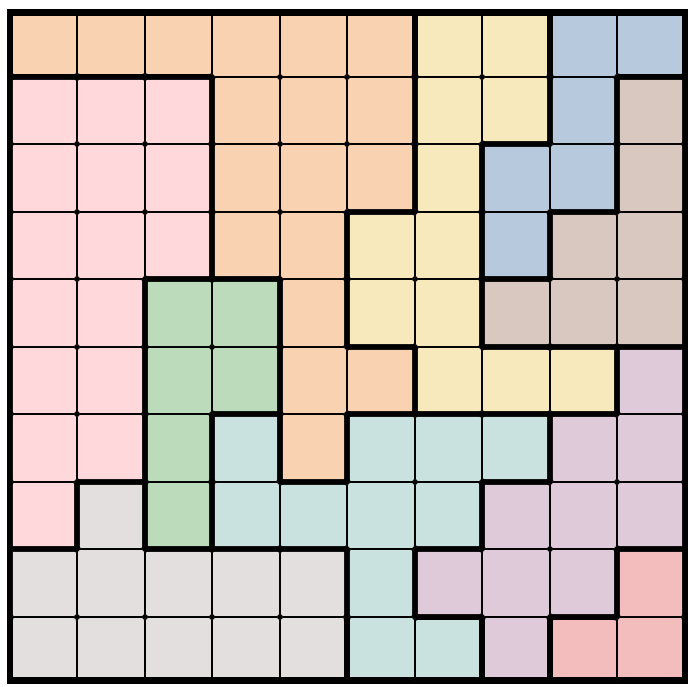
#> input picture Star Battle Puzzle 3.png, 693 x 687 px
$ python image_processing.py
#> lines starting #> are read from the running program, lines starting #| are printed output that depends on the picture; after the words box and inside, x2 and y2 are one past the last pixel; in counts of white or black regions, pixels touching at a corner belong together
import cv2
import numpy as np
import pandas as pd
from scipy import ndimage
import matplotlib.pyplot as plt

def gray_image(image_path):

    # Read the image
    img = cv2.imread(image_path)
    if img is None:
        raise ValueError(f"Could not load image from {image_path}")

    # Convert to grayscale
    gray = cv2.cvtColor(img, cv2.COLOR_BGR2GRAY)

    return gray


def detect_grid_size(gray_image):
    """
    Detect the grid size by counting vertical lines (both thick and thin).
    For an NxN grid, there should be N+1 vertical lines.
    Uses Hough transform for line detection.
    """
    height, width = gray_image.shape

    # Use edge detection
    edges = cv2.Canny(gray_image, 50, 150)

    # Detect vertical lines using HoughLines
    lines = cv2.HoughLines(edges, 1, np.pi / 180, threshold=int(height * 0.3))

    vertical_lines = []
    if lines is not None:
        for line in lines:
            rho, theta = line[0]
            # Check if line is approximately vertical (theta close to 0 or π)
            if abs(theta) < 0.1 or abs(theta - np.pi) < 0.1:
                # Calculate x-coordinate of the line
                x = rho / np.cos(theta) if abs(np.cos(theta)) > 0.1 else rho / np.sin(theta)
                if 0 <= x <= width:
                    vertical_lines.append(x)

    # Remove duplicate lines (lines that are very close to each other)
    min_distance = width // 20  # Minimum distance between lines
    vertical_lines = sorted(vertical_lines)
    filtered_lines = []
    for line in vertical_lines:
        if not filtered_lines or abs(line - filtered_lines[-1]) > min_distance:
            filtered_lines.append(line)

    num_vertical_lines = len(filtered_lines)
    print(f"Hough transform detected {num_vertical_lines} vertical lines")

    # Grid size is number of lines minus 1
    grid_size = num_vertical_lines - 1

    print(f"Detected grid size: {grid_size}x{grid_size}")

    # Ensure grid size is reasonable (between 5 and 12 for typical puzzles)
    if grid_size < 5:
        print(f"Warning: Detected grid size {grid_size} seems too small, using 8x8 as default")
        grid_size = 8
    elif grid_size > 12:
        print(f"Warning: Detected grid size {grid_size} seems too large, using 10x10 as default")
        grid_size = 10

    return grid_size


def process_starbattle_map(gray, grid_size):
    """
    Process a starbattle map image and create a dataframe with group numbers.
    Groups are defined by thick black lines, while thin lines are grid boundaries.
    """

    # Get image dimensions
    height, width = gray.shape

    # Create binary image (black lines = 0, everything else = 255)
    _, binary = cv2.threshold(gray, 128, 255, cv2.THRESH_BINARY)

    # Detect thick lines by using morphological operations
    # Create kernels for detecting horizontal and vertical thick lines
    horizontal_kernel = cv2.getStructuringElement(cv2.MORPH_RECT, (15, 3))
    vertical_kernel = cv2.getStructuringElement(cv2.MORPH_RECT, (3, 15))

    # Invert binary image so lines are white (255) and background is black (0)
    inverted = cv2.bitwise_not(binary)

    # Detect thick horizontal lines
    horizontal_lines = cv2.morphologyEx(inverted, cv2.MORPH_OPEN, horizontal_kernel)

    # Detect thick vertical lines
    vertical_lines = cv2.morphologyEx(inverted, cv2.MORPH_OPEN, vertical_kernel)

    # Combine thick lines
    thick_lines = cv2.bitwise_or(horizontal_lines, vertical_lines)

    # Dilate thick lines to ensure they form complete boundaries
    kernel_dilate = cv2.getStructuringElement(cv2.MORPH_RECT, (3, 3))
    thick_lines = cv2.dilate(thick_lines, kernel_dilate, iterations=2)

    # Create mask for region growing (invert so background is 255, lines are 0)
    region_mask = cv2.bitwise_not(thick_lines)

    # Estimate grid size by analyzing the image dimensions
    # Assuming roughly 8x8 grid based on typical starbattle puzzles
    #grid_size = 8
    cell_height = height // grid_size
    cell_width = width // grid_size

    # Create result dataframe
    result_df = pd.DataFrame(index=range(grid_size), columns=range(grid_size))

    # Use flood fill to identify connected regions
    visited = np.zeros_like(region_mask, dtype=bool)
    group_id = 0

    # Dictionary to store group assignments for each cell
    cell_groups = {}

    for row in range(grid_size):
        for col in range(grid_size):
            # Calculate center point of current cell
            center_y = int((row + 0.5) * cell_height)
            center_x = int((col + 0.5) * cell_width)

            if not visited[center_y, center_x] and region_mask[center_y, center_x] > 0:
                # Perform flood fill from this point
                mask = np.zeros((height + 2, width + 2), dtype=np.uint8)
                cv2.floodFill(region_mask.copy(), mask, (center_x, center_y), 128)

                # Extract the filled region
                filled_region = (mask[1:-1, 1:-1] == 1).astype(np.uint8) * 255

                # Find all cells that belong to this region
                current_group_cells = []
                for r in range(grid_size):
                    for c in range(grid_size):
                        cell_center_y = int((r + 0.5) * cell_height)
                        cell_center_x = int((c + 0.5) * cell_width)

                        if filled_region[cell_center_y, cell_center_x] > 0:
                            current_group_cells.append((r, c))
                            visited[cell_center_y, cell_center_x] = True

                # Assign group ID to all cells in this region
                for r, c in current_group_cells:
                    cell_groups[(r, c)] = group_id

                group_id += 1

    # Alternative approach: Analyze each cell individually
    # This is more reliable for irregular grids
    for row in range(grid_size):
        for col in range(grid_size):
            if (row, col) not in cell_groups:
                # Calculate cell boundaries
                top = row * cell_height
                bottom = (row + 1) * cell_height
                left = col * cell_width
                right = (col + 1) * cell_width

                # Extract cell region
                cell_region = region_mask[top:bottom, left:right]

                # Find connected components in this cell
                labeled, num_features = ndimage.label(cell_region)

                # Assign a unique group ID if not already assigned
                if (row, col) not in cell_groups:
                    cell_groups[(row, col)] = group_id
                    group_id += 1

    # Fill the dataframe
    for row in range(grid_size):
        for col in range(grid_size):
            if (row, col) in cell_groups:
                result_df.iloc[row, col] = cell_groups[(row, col)]
            else:
                result_df.iloc[row, col] = 0

    # Normalize group numbers to start from 0 and be consecutive
    unique_groups = sorted(set(cell_groups.values()))
    group_mapping = {old_id: new_id for new_id, old_id in enumerate(unique_groups)}

    for row in range(grid_size):
        for col in range(grid_size):
            if result_df.iloc[row, col] is not None:
                result_df.iloc[row, col] = group_mapping.get(result_df.iloc[row, col], 0)

    return result_df.astype(int)


# Example usage
def main():
    """
    Main function to demonstrate usage
    """
    try:
        # Try automatic processing first
        # Replace 'your_image_path.png' with the actual path to your image
        gray = gray_image('Star Battle Puzzle 3.png')
#> in gray_image, img is the input picture: shape (687, 693, 3); mean B, G, R 181.1, 190.2, 202.7
#> in gray_image, `gray = cv2.cvtColor(img, cv2.COLOR_BGR2GRAY)`:
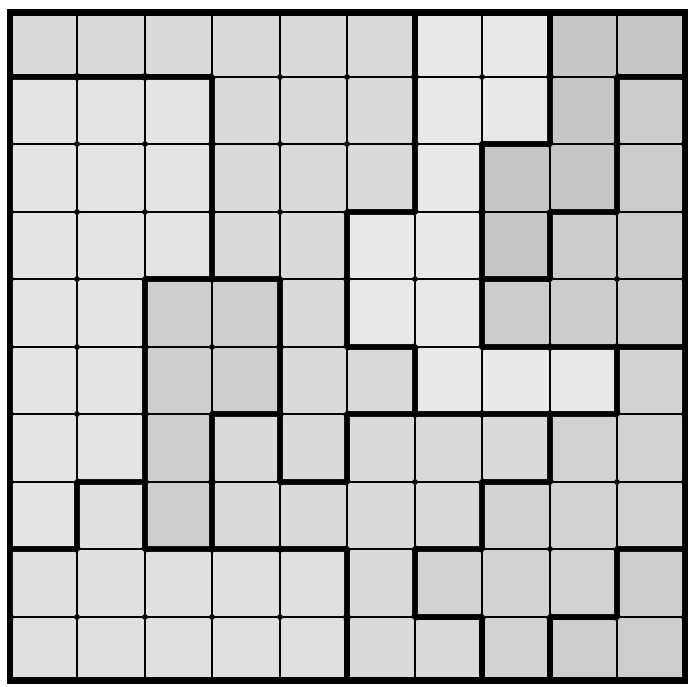
#> gray: shape (687, 693); min 0, max 255, mean 192.9
        grid = detect_grid_size(gray)
#> in detect_grid_size, `edges = cv2.Canny(gray_image, 50, 150)`:
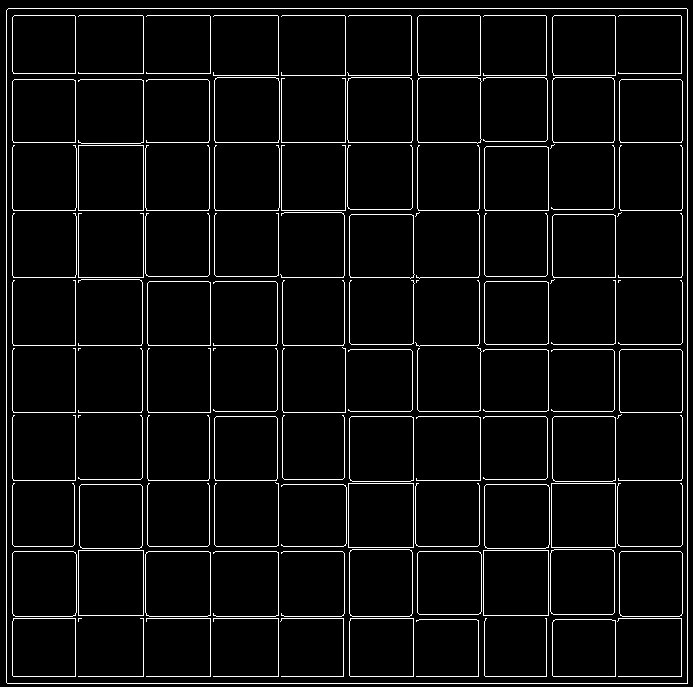
#> edges: shape (687, 693); 4.9% white in thin lines or dots
#> in detect_grid_size, `lines = cv2.HoughLines(edges, 1, np.pi / 180, threshold=int(height * 0..`: lines = 41 rows, first 8: [683, 1.57], [8, 1.57], [687, 0], [6, 0], [676, 1.57], [15, 1.57], [12, 0], [142, 1.57]
#> the loop in detect_grid_size, `for line in lines:` made 41 passes
#> (rho, theta, x) on passes 3, 4, 7, 10, 13, 15, 17, 22: (687, 0, 687), (6, 0, 6), (12, 0, 12), (682, 0, 682), (75, 0, 75), (143, 0, 143), (615, 0, 615), (278, 0, 278)
#> after the loop in detect_grid_size, `for line in lines:`: vertical_lines = [687, 6, 12, 682, 75, 143, 615, 278, 209, 214, 413, 349, 417, 484, 552, 345, 548, 147, 479, 619, 78]
#> in detect_grid_size, `vertical_lines = sorted(vertical_lines)`: vertical_lines = [6, 12, 75, 78, 143, 147, 209, 214, 278, 345, 349, 413, 417, 479, 484, 548, 552, 615, 619, 682, 687]
#> the loop in detect_grid_size, `for line in vertical_lines:` made 21 passes
#> line on passes 1 to 8: 6, 12, 75, 78, 143, 147, 209, 214
#> after the loop in detect_grid_size, `for line in vertical_lines:`: filtered_lines = [6, 75, 143, 209, 278, 345, 413, 479, 548, 615, 682]
#> in detect_grid_size, `num_vertical_lines = len(filtered_lines)`: num_vertical_lines = 11
#| Hough transform detected 11 vertical lines
#> in detect_grid_size, `grid_size = num_vertical_lines - 1`: grid_size = 10
#| Detected grid size: 10x10
#> grid = 10
        df = process_starbattle_map(gray, grid)
#> in process_starbattle_map, `_, binary = cv2.threshold(gray, 128, 255, cv2.THRESH_BINARY)`:
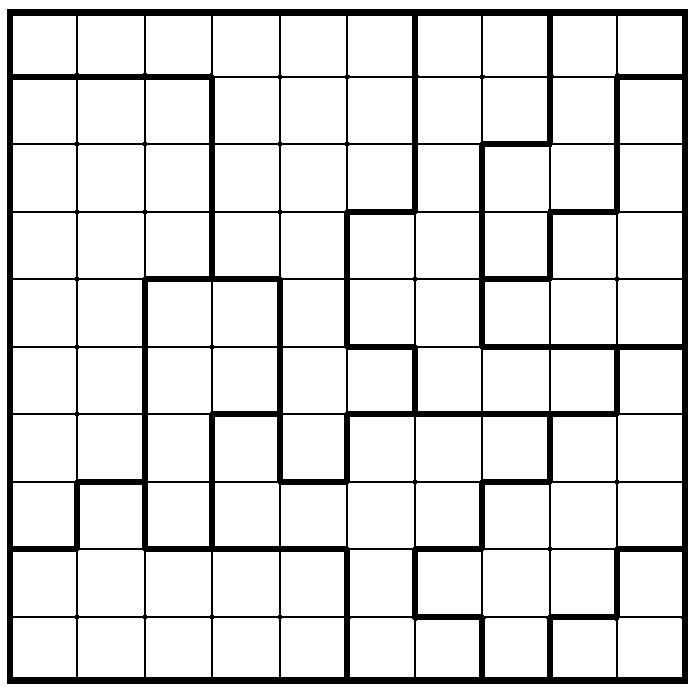
#> binary: shape (687, 693); 87.7% white; 1 black region, box (x1, y1, x2, y2) and area: (7, 9, 688, 684) 58432
#> in process_starbattle_map, `vertical_lines = cv2.morphologyEx(inverted, cv2.MORPH_OPEN, vertical_k..`:
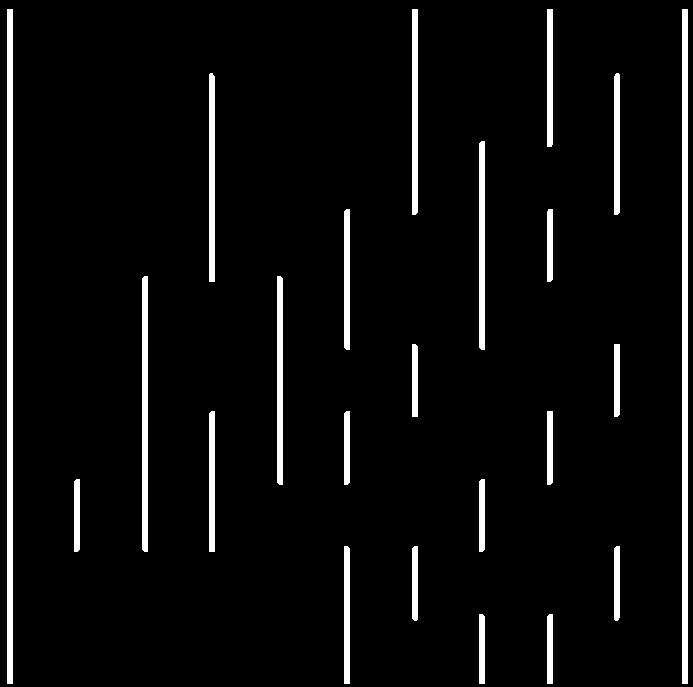
#> vertical_lines: shape (687, 693); 5% white; 23 white regions, largest, box (x1, y1, x2, y2) and area: (7, 9, 13, 684) 4050, (682, 9, 688, 684) 4050, (142, 276, 148, 552) 1650
#> in process_starbattle_map, `thick_lines = cv2.dilate(thick_lines, kernel_dilate, iterations=2)`:
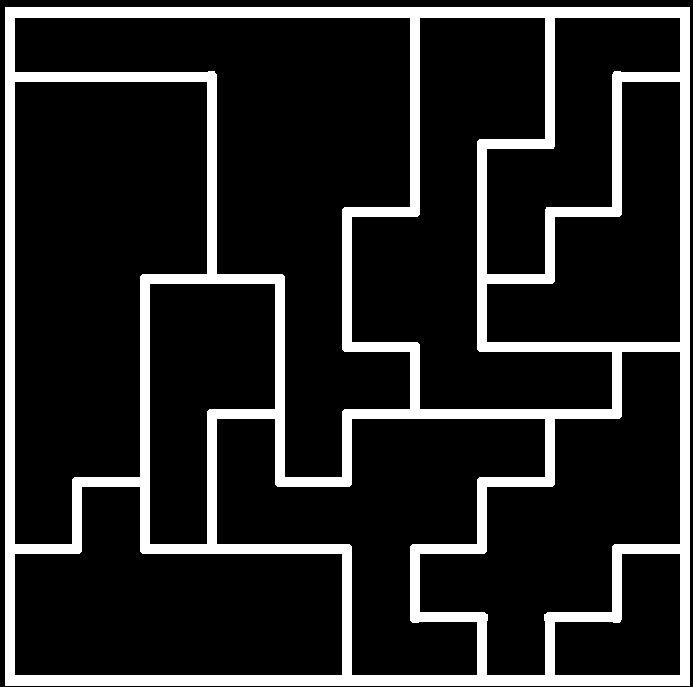
#> thick_lines: shape (687, 693); 15.2% white; 1 white region, box (x1, y1, x2, y2) and area: (5, 7, 690, 686) 72292
#> in process_starbattle_map, `cell_height = height // grid_size`: cell_height = 68
#> in process_starbattle_map, `cell_width = width // grid_size`: cell_width = 69
#> after the loop in process_starbattle_map, `for row in range(grid_size):`:
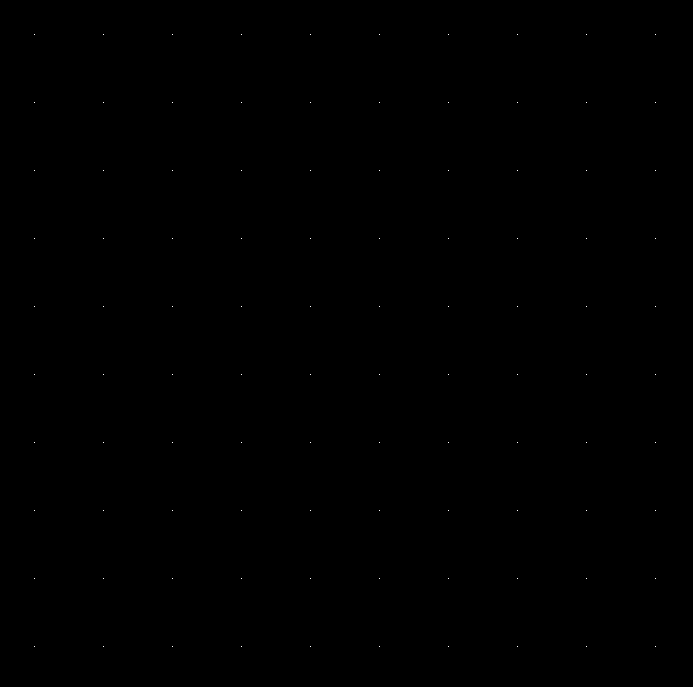
#> visited: shape (687, 693) bool; 0.02% white in thin lines or dots, all inside (x1, y1, x2, y2) = (34, 34, 656, 647)
#> after the loop in process_starbattle_map, `for row in range(grid_size):`: cell_groups = 100 items; group_id = 10
#> in process_starbattle_map, `unique_groups = sorted(set(cell_groups.values()))`: unique_groups = [0, 1, 2, 3, 4, 5, 6, 7, 8, 9]
#> in process_starbattle_map, `group_mapping = {old_id: new_id for new_id, old_id in enumerate(unique..`: group_mapping = 10 items
#> df = table of 10 rows and 10 columns
        print("Automatic processing successful:")
        print(df)
#|    0  1  2  3  4  5  6  7  8  9
#| 0  0  0  0  0  0  0  1  1  2  2
#| 1  3  3  3  0  0  0  1  1  2  4
#| 2  3  3  3  0  0  0  1  2  2  4
#| 3  3  3  3  0  0  1  1  2  4  4
#| 4  3  3  5  5  0  1  1  4  4  4
#> (further printed lines are left out)

    except Exception as e:
        print(f"Automatic processing failed: {e}")

    # Visualize the result
    plt.figure(figsize=(8, 8))
    plt.imshow(df.values, cmap='tab10', interpolation='nearest')
    plt.title('Starbattle Map Groups')
    plt.colorbar(label='Group ID')

    # Add grid lines
    for i in range(len(df.columns) + 1):
        plt.axvline(i - 0.5, color='black', linewidth=1)
#> this loop made 11 passes
    for i in range(len(df.index) + 1):
        plt.axhline(i - 0.5, color='black', linewidth=1)

    # Add text annotations
    for i in range(len(df.index)):
        for j in range(len(df.columns)):
            plt.text(j, i, str(df.iloc[i, j]), ha='center', va='center',
                     fontsize=12, fontweight='bold')
#> this loop made 10 passes

    plt.xticks(range(len(df.columns)))
    plt.yticks(range(len(df.index)))
    plt.show()
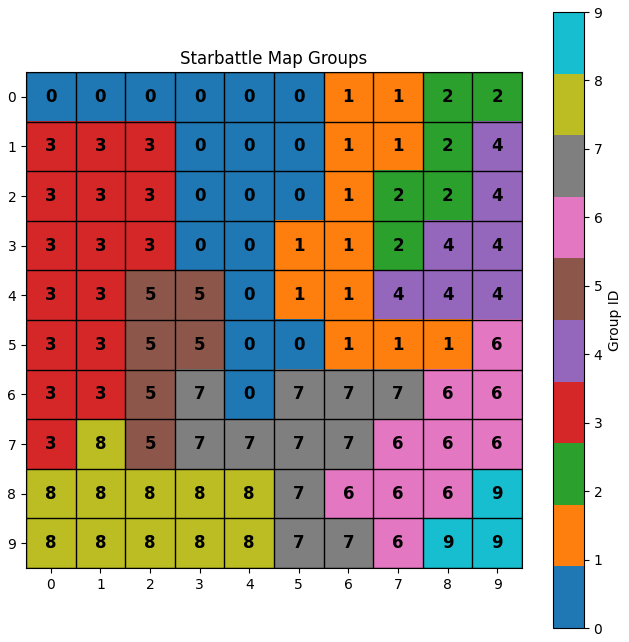
#> figure drawn by matplotlib, 2 panels

    return df


if __name__ == "__main__":
    result_df = main()
#> result_df = table of 10 rows and 10 columns

$ run again, with Star Battle Puzzle 1.png copied over Star Battle Puzzle 3.png
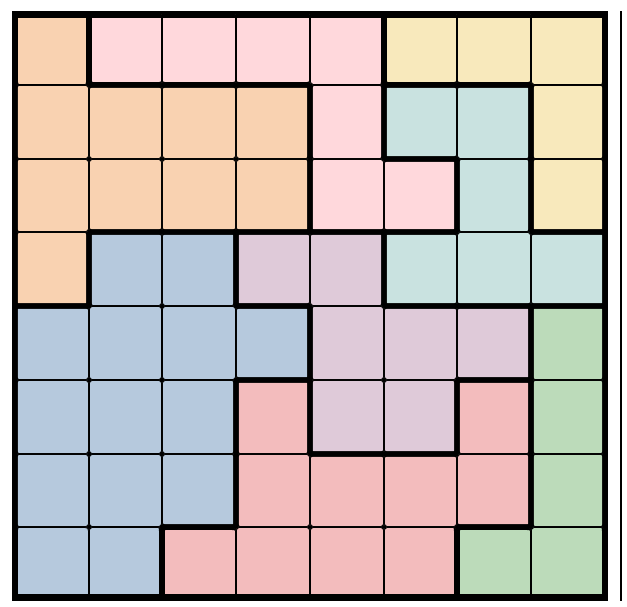
#> input picture Star Battle Puzzle 1.png, 627 x 607 px
#> in gray_image, img is the input picture: shape (607, 627, 3); mean B, G, R 183.7, 187.4, 198.2
#> in detect_grid_size, `edges = cv2.Canny(gray_image, 50, 150)`:
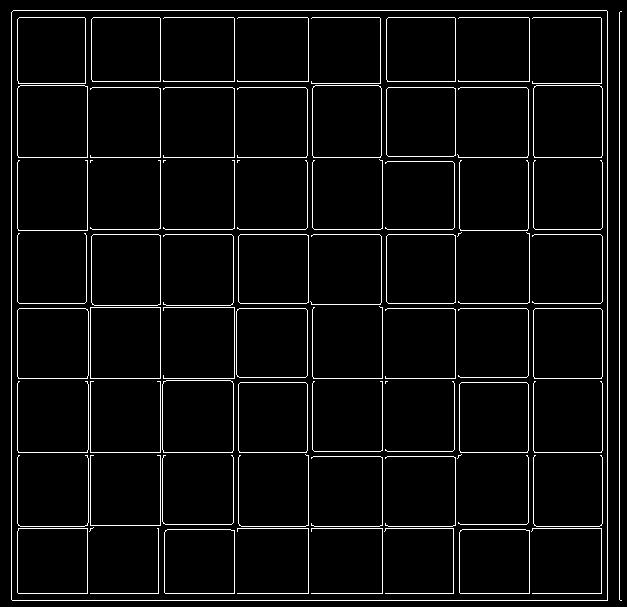
#> edges: shape (607, 627); 4.5% white in thin lines or dots
#> lines = 35 rows, first 8: [600, 1.57], [10, 1.57], [607, 0], [11, 0], [619, 0], [593, 1.57], [17, 1.57], [17, 0]
#> the loop in detect_grid_size, `for line in lines:` made 35 passes
#> (rho, theta, x) on passes 3, 4, 5, 8, 10, 15, 18, 19: (607, 0, 607), (11, 0, 11), (619, 0, 619), (17, 0, 17), (160, 0, 160), (602, 0, 602), (382, 0, 382), (533, 0, 533)
#> after the loop in detect_grid_size, `for line in lines:`: vertical_lines = [607, 11, 619, 17, 160, 602, 382, 533, 234, 455, 528, 312, 307, 90, 87, 238, 459, 386]
#> in detect_grid_size, `vertical_lines = sorted(vertical_lines)`: vertical_lines = [11, 17, 87, 90, 160, 234, 238, 307, 312, 382, 386, 455, 459, 528, 533, 602, 607, 619]
#> the loop in detect_grid_size, `for line in vertical_lines:` made 18 passes
#> line on passes 1 to 8: 11, 17, 87, 90, 160, 234, 238, 307
#> after the loop in detect_grid_size, `for line in vertical_lines:`: filtered_lines = [11, 87, 160, 234, 307, 382, 455, 528, 602]
#> num_vertical_lines = 9
#| Hough transform detected 9 vertical lines
#> grid_size = 8
#| Detected grid size: 8x8
#> binary: shape (607, 627); 88.2% white; 2 black regions, box (x1, y1, x2, y2) and area: (12, 11, 608, 601) 43760, (620, 11, 622, 601) 1180
#> horizontal_lines: shape (607, 627); 5% white; 15 white regions, largest, box (x1, y1, x2, y2) and area: (12, 11, 608, 18) 4172, (12, 594, 608, 601) 4172, (86, 229, 460, 235) 2238
#> region_mask: shape (607, 627); 85.2% white; 1 black region, box (x1, y1, x2, y2) and area: (10, 9, 610, 603) 56204
#> cell_height = 75
#> cell_width = 78
#> after the loop in process_starbattle_map, `for row in range(grid_size):`: cell_groups = 64 items; group_id = 8
#> unique_groups = [0, 1, 2, 3, 4, 5, 6, 7]
#> group_mapping = {0: 0, 1: 1, 2: 2, 3: 3, 4: 4, 5: 5, 6: 6, 7: 7}
#> df = table of 8 rows and 8 columns
#|    0  1  2  3  4  5  6  7
#| 0  0  1  1  1  1  2  2  2
#| 1  0  0  0  0  1  3  3  2
#| 2  0  0  0  0  1  1  3  2
#| 3  0  4  4  5  5  3  3  3
#| 4  4  4  4  4  5  5  5  6
#> (further printed lines are left out)
#> the loop in main, `for i in range(len(df.columns) + 1):` made 9 passes
#> the loop in main, `for i in range(len(df.index) + 1):` made 9 passes
#> the loop in main, `for i in range(len(df.index)):` made 8 passes
#> in main, `plt.show()`:
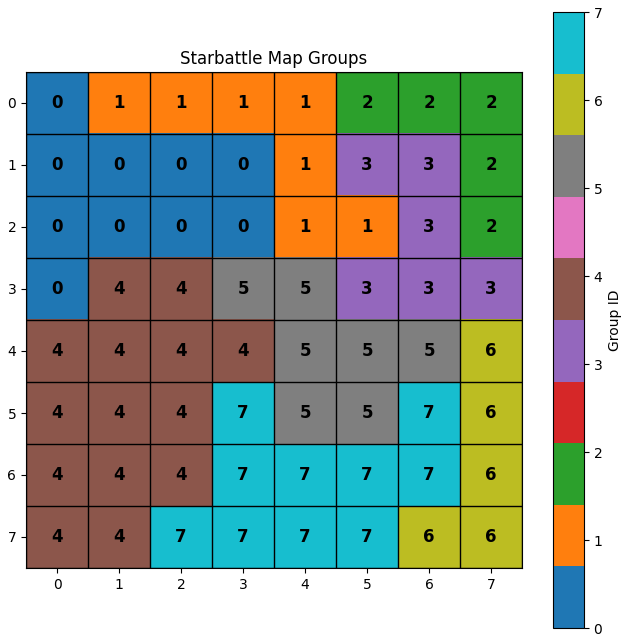
#> figure drawn by matplotlib, 2 panels
